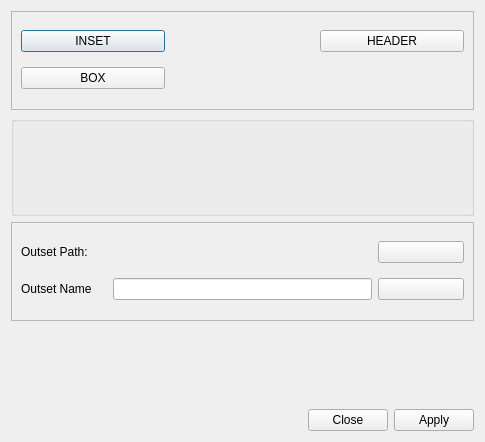
<?xml version="1.0" encoding="UTF-8"?>
<ui version="4.0">
 <class>viewtask</class>
 <widget class="QDialog" name="viewtask">
  <property name="geometry">
   <rect>
    <x>0</x>
    <y>0</y>
    <width>485</width>
    <height>442</height>
   </rect>
  </property>
  <property name="windowTitle">
   <string>TASK</string>
  </property>
  <layout class="QVBoxLayout" name="verticalLayout">
   <item>
    <widget class="QFrame" name="insetFrame">
     <property name="frameShape">
      <enum>QFrame::StyledPanel</enum>
     </property>
     <property name="frameShadow">
      <enum>QFrame::Raised</enum>
     </property>
     <layout class="QGridLayout" name="gridLayout">
      <item row="0" column="0">
       <widget class="QPushButton" name="insetButton">
        <property name="text">
         <string>INSET</string>
        </property>
       </widget>
      </item>
      <item row="0" column="2">
       <widget class="QPushButton" name="headerButton">
        <property name="text">
         <string>HEADER</string>
        </property>
       </widget>
      </item>
      <item row="1" column="0">
       <widget class="QPushButton" name="boxButton">
        <property name="text">
         <string>BOX</string>
        </property>
       </widget>
      </item>
      <item row="0" column="1">
       <widget class="QLabel" name="insetLabel">
        <property name="text">
         <string/>
        </property>
       </widget>
      </item>
      <item row="1" column="1">
       <widget class="QLabel" name="boxLabel">
        <property name="text">
         <string/>
        </property>
       </widget>
      </item>
     </layout>
    </widget>
   </item>
   <item>
    <widget class="QGroupBox" name="groupBox_3">
     <property name="title">
      <string/>
     </property>
     <layout class="QHBoxLayout" name="horizontalLayout">
      <property name="spacing">
       <number>0</number>
      </property>
      <property name="margin">
       <number>0</number>
      </property>
     </layout>
    </widget>
   </item>
   <item>
    <widget class="QFrame" name="outsetFrame">
     <property name="frameShape">
      <enum>QFrame::StyledPanel</enum>
     </property>
     <property name="frameShadow">
      <enum>QFrame::Raised</enum>
     </property>
     <layout class="QGridLayout" name="gridLayout_2">
      <item row="1" column="0">
       <widget class="QLabel" name="label_7">
        <property name="text">
         <string>Outset Name</string>
        </property>
       </widget>
      </item>
      <item row="1" column="1" colspan="3">
       <widget class="QLineEdit" name="outsetNameLine"/>
      </item>
      <item row="0" column="0">
       <widget class="QLabel" name="label">
        <property name="text">
         <string>Outset Path:</string>
        </property>
       </widget>
      </item>
      <item row="1" column="4">
       <widget class="QPushButton" name="replaceButton">
        <property name="text">
         <string/>
        </property>
        <property name="icon">
         <iconset resource="../resources.qrc">
          <normaloff>:/replace.jpg</normaloff>:/replace.jpg</iconset>
        </property>
       </widget>
      </item>
      <item row="0" column="4">
       <widget class="QPushButton" name="browserButton">
        <property name="text">
         <string/>
        </property>
        <property name="icon">
         <iconset resource="../resources.qrc">
          <normaloff>:/fileopen.png</normaloff>:/fileopen.png</iconset>
        </property>
       </widget>
      </item>
      <item row="0" column="1" colspan="3">
       <widget class="QLabel" name="outsetPathLabel">
        <property name="text">
         <string/>
        </property>
       </widget>
      </item>
     </layout>
    </widget>
   </item>
   <item>
    <widget class="QFrame" name="advise_panel">
     <property name="enabled">
      <bool>true</bool>
     </property>
     <property name="sizePolicy">
      <sizepolicy hsizetype="Preferred" vsizetype="Maximum">
       <horstretch>0</horstretch>
       <verstretch>0</verstretch>
      </sizepolicy>
     </property>
     <property name="frameShape">
      <enum>QFrame::NoFrame</enum>
     </property>
     <property name="frameShadow">
      <enum>QFrame::Raised</enum>
     </property>
     <layout class="QVBoxLayout" name="advise_panel_layout">
      <item>
       <widget class="QLabel" name="status">
        <property name="text">
         <string/>
        </property>
       </widget>
      </item>
      <item>
       <widget class="QLabel" name="errorMsg">
        <property name="text">
         <string/>
        </property>
       </widget>
      </item>
      <item>
       <widget class="QFrame" name="extra_panel">
        <property name="sizePolicy">
         <sizepolicy hsizetype="Preferred" vsizetype="Maximum">
          <horstretch>0</horstretch>
          <verstretch>0</verstretch>
         </sizepolicy>
        </property>
        <property name="frameShape">
         <enum>QFrame::NoFrame</enum>
        </property>
        <property name="frameShadow">
         <enum>QFrame::Raised</enum>
        </property>
        <layout class="QVBoxLayout" name="extra_panel_layout"/>
       </widget>
      </item>
     </layout>
    </widget>
   </item>
   <item>
    <widget class="QDialogButtonBox" name="buttonBox">
     <property name="orientation">
      <enum>Qt::Horizontal</enum>
     </property>
     <property name="standardButtons">
      <set>QDialogButtonBox::Apply|QDialogButtonBox::Close</set>
     </property>
    </widget>
   </item>
  </layout>
 </widget>
 <resources>
  <include location="../resources.qrc"/>
 </resources>
 <connections>
  <connection>
   <sender>buttonBox</sender>
   <signal>accepted()</signal>
   <receiver>viewtask</receiver>
   <slot>accept()</slot>
   <hints>
    <hint type="sourcelabel">
     <x>248</x>
     <y>254</y>
    </hint>
    <hint type="destinationlabel">
     <x>157</x>
     <y>274</y>
    </hint>
   </hints>
  </connection>
  <connection>
   <sender>buttonBox</sender>
   <signal>rejected()</signal>
   <receiver>viewtask</receiver>
   <slot>reject()</slot>
   <hints>
    <hint type="sourcelabel">
     <x>316</x>
     <y>260</y>
    </hint>
    <hint type="destinationlabel">
     <x>286</x>
     <y>274</y>
    </hint>
   </hints>
  </connection>
 </connections>
</ui>
